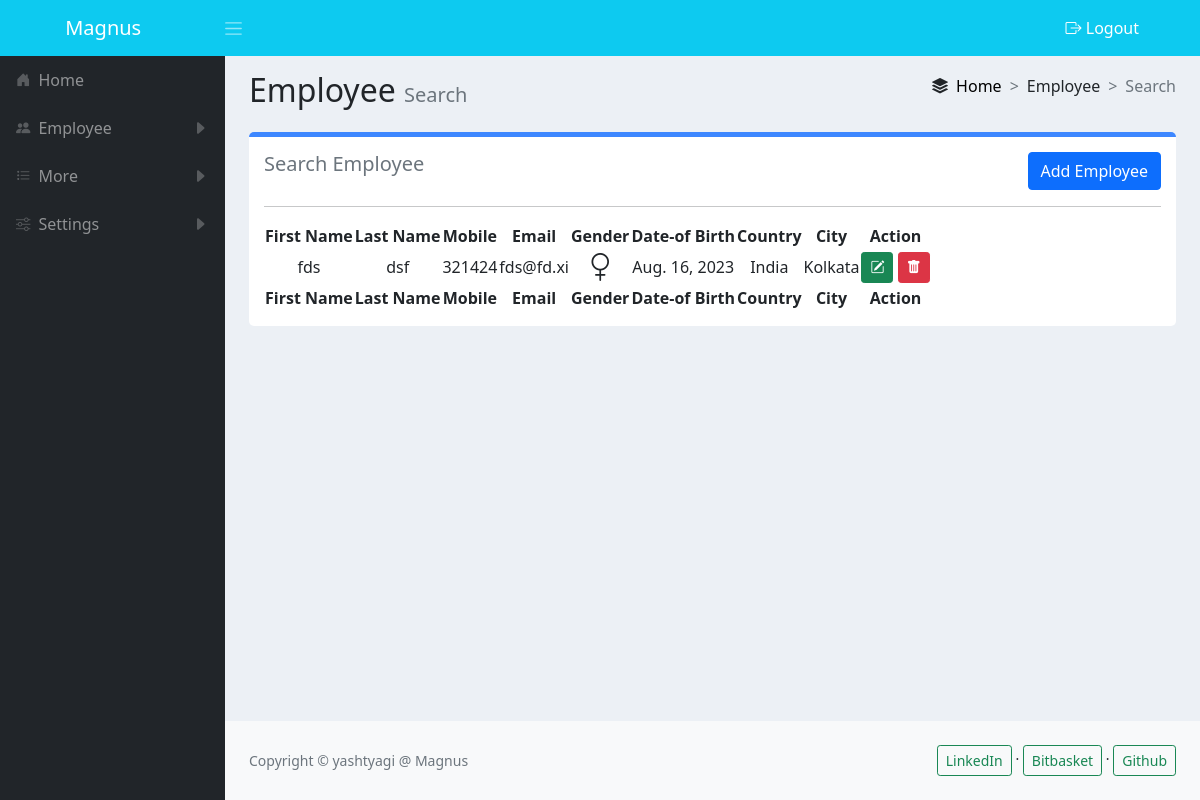
/Employee/search/ (signed in), run on an earlier commit of the app's database.
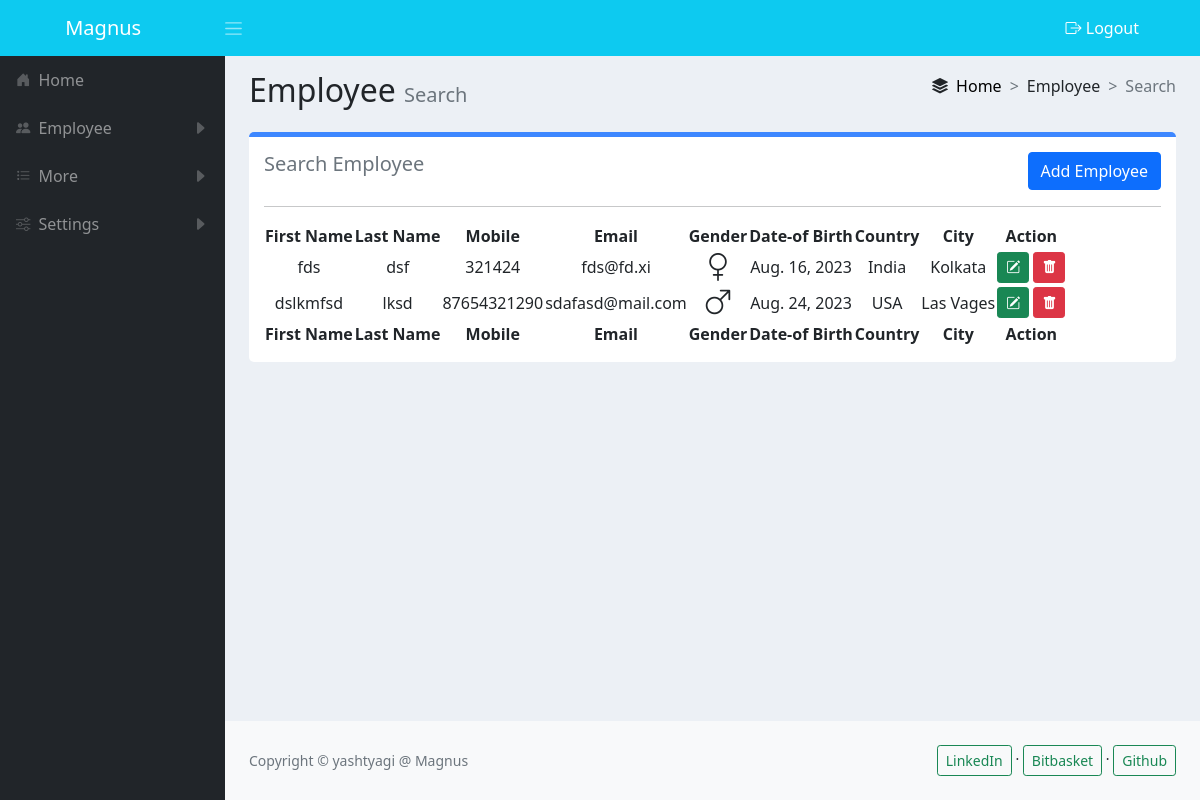
And on a later commit of the database.
### employee/models.py (models this page shows, shortened)
class Employee(models.Model):
    first_name = models.CharField(max_length=100)
    last_name = models.CharField(max_length=100)
    email = models.EmailField(max_length=250, unique=True)
    mobile = models.CharField(max_length=20, blank=True, null=True)
    DOB = models.DateField()
    GenderType = models.TextChoices("Gender", "Female Male")
    gender = models.CharField(choices=GenderType.choices, max_length=10, blank=True)
    address = models.CharField(max_length=500, null=True, blank=True)
    country = models.ForeignKey(Country, on_delete=models.SET_NULL, blank=True, null=True)
    city = models.ForeignKey(City, on_delete=models.SET_NULL, blank=True, null=True)
    skills = models.ManyToManyField(Skill, blank=True,)

class Country(models.Model):
    name = models.CharField(max_length=100, unique=True)
    def __str__(self):
        return self.name

class City(models.Model):
    country = models.ForeignKey(Country, on_delete=models.CASCADE)
    name = models.CharField(max_length=100, unique=True)
    def __str__(self):
        return self.name

### employee/views.py (the view)
# urls.py: path('search/', views.search_emp, name='search'),
@login_required(login_url="/")
def search_emp(request):
    employees = Employee.objects.all()
    context = {'Employees': employees}
    return render(request, 'employee/search.html', context)

### employee/templates/employee/search.html (shortened to what this page needs)
{% extends 'main.html'%}
{% block content%}
<div class="container">
    <div class="d-flex flex-row justify-content-between align-items-center">
        <div class="">
            <p class="h2">
                Employee
                <small class="text-muted h5">Search</small>
            </p>
        </div>
        <div class="">
            <nav style="--bs-breadcrumb-divider: '>';" aria-label="breadcrumb">
                <ol class="breadcrumb mb">
                    <i class="bi bi-stack">&ensp;</i>
                    <li class="breadcrumb-item"><a href="{% url 'home'%}">Home</a></li>
                    <li class="breadcrumb-item">Employee</li>
                    <li class="breadcrumb-item active" aria-current="page">Search</li>
                </ol>
            </nav>
        </div>
    </div>
    <div class="mainpage">
        <div>
            <div class="col-12 d-flex flex-row justify-content-between">
                <h5 class="text-muted">Search Employee </h5>
                <a class="btn btn-primary" href="{% url 'create' %}">Add Employee</a>
            </div>
            <hr>
            <div class="text-center">
                <table id="datatablesSimple">
                    <thead>
                        <tr>
                            <th>First Name</th>
                            <th>Last Name</th>
                            <th>Mobile</th>
                            <th>Email</th>
                            <th>Gender</th>
                            <th>Date-of Birth</th>
                            <th>Country</th>
                            <th>City</th>
                            <th>Action</th>
                        </tr>
                    </thead>
                    <tfoot>
                        <tr>
                            <th>First Name</th>
                            <th>Last Name</th>
                            <th>Mobile</th>
                            <th>Email</th>
                            <th>Gender</th>
                            <th>Date-of Birth</th>
                            <th>Country</th>
                            <th>City</th>
                            <th>Action</th>
                        </tr>
                    </tfoot>
                    <tbody>
                        {% for Employee in Employees%}
                        <tr>
                            <td>{{Employee.first_name}}</td>
                            <td>{{Employee.last_name}}</td>
                            <td>{{Employee.mobile}}</td>
                            <td>{{Employee.email}}</td>
                            {% if Employee.gender == "Male" %}
                                <td><i class="bi bi-gender-male h3"></i></td>
                                {% else %}
                                <td><i class="bi bi-gender-female h3"></i></td>
                            {% endif %}
                            <td>{{Employee.DOB}}</td>
                            <td>{{Employee.country}}</td>
                            <td>{{Employee.city}}</td>
                            <td>
                                <a href="{% url 'update' Employee.id %}" class="btn btn-success btn-sm"><i class="bi bi-pencil-square"></i></a>
                                <button type="button" class="btn btn-danger btn-sm deletebtn" value="{{Employee.id}}" data-bs-toggle="modal" data-bs-target="#staticBackdrop-{{Employee.id}}"><i class="bi bi-trash-fill"></i></button>
                            </td>
                        </tr>
                        {% endfor%}
                    </tbody>
                </table>
            </div>
        </div>
    </div>
</div>
{% endblock %}

### templates/main.html (shortened to what this page needs)
<!doctype html>
{% load static %}
<html lang="en">
  <head>
    <link href="https://cdn.jsdelivr.net/npm/simple-datatables@7.1.2/dist/style.min.css" rel="stylesheet" />
    <link href="{% static 'styles/main.css' %}" media="screen" rel="stylesheet" type="text/css">
    <link href="https://cdn.jsdelivr.net/npm/bootstrap@5.0.2/dist/css/bootstrap.min.css" rel="stylesheet"
>
    <link rel="stylesheet" href="https://cdn.jsdelivr.net/npm/bootstrap-icons@1.10.2/font/bootstrap-icons.css"
>
  </head>
  <body style="background-color: #ECF0F5;"">
    <nav class="sb-topnav navbar navbar-expand navbar-dark bg-info">
      <a class="navbar-brand text-center ps-3" href="index.html">Magnus</a>
      <div class="container-fluid">
        <button class="btn btn-link btn-sm order-1 order-lg-0 me-4 me-lg-0" id="sidebarToggle" href="#!"><i class="navbar-toggler-icon"></i></button>
        <div class="navbar-nav d-flex ms-auto ms-md-0 me-3 me-lg-4">
          <a class="btn btn-outline-info text-white"  href="{% url 'logout' %}"><i class="bi bi-box-arrow-right"></i>  Logout</a>
        </div>
      </div>
    </nav>
    <div id="layoutSidenav">
        <div id="layoutSidenav_nav">
            <nav class="sb-sidenav accordion sb-sidenav-dark" id="sidenavAccordion">
                <div class="sb-sidenav-menu">
                    <div class="nav ">
                        <a class="nav-link" href="{% url 'home' %}">
                            <div class="sb-nav-link-icon"><i class="bi bi-house-door-fill"></i></div>
                            Home
                        </a>
                        <a class="nav-link collapsed" href="#" data-bs-toggle="collapse" data-bs-target="#collapseEmployee" aria-expanded="false" aria-controls="collapseLayouts">
                            <div class="sb-nav-link-icon"><i class="bi bi-people-fill"></i></div>
                            Employee
                            <div class="sb-sidenav-collapse-arrow"><i class="bi bi-caret-down-fill"></i></div>
                        </a>
                        <a class="nav-link collapsed" href="#" data-bs-toggle="collapse" data-bs-target="#collapseMore" aria-expanded="false" aria-controls="collapsePages">
                            <div class="sb-nav-link-icon"><i class="bi bi-list-task"></i></div>
                            More
                            <div class="sb-sidenav-collapse-arrow"><i class="bi bi-caret-down-fill"></i></div>
                        </a>
                        <a class="nav-link collapsed" href="#" data-bs-toggle="collapse" data-bs-target="#collapseSettings" aria-expanded="false" aria-controls="collapseLayouts">
                          <div class="sb-nav-link-icon"><i class="bi bi-sliders"></i></div>
                          Settings
                          <div class="sb-sidenav-collapse-arrow"><i class="bi bi-caret-down-fill"></i></div>
                        </a>
                    </div>
                </div>
            </nav>
        </div>
        <div id="layoutSidenav_content">
            <main>
                {% block content%}
                {% endblock %}
            </main>
            <footer class="py-4 bg-light mt-auto">
                <div class="container-fluid px-4">
                    <div class="d-flex align-items-center justify-content-between small">
                        <div class="text-muted">Copyright &copy; yashtyagi @ Magnus</div>
                        <div>
                            <a href="#" class="btn btn-outline-success btn-sm">LinkedIn</a>
                            &middot;
                            <a href="#" class="btn btn-outline-success btn-sm">Bitbasket</a>
                            &middot;
                            <a href="#" class="btn btn-outline-success btn-sm">Github</a>
                        </div>
                    </div>
                </div>
            </footer>
        </div>
    </div>
  </body>
</html>

### templates/main.html (style rules this page uses)
.container { margin-top: 15px; }
a { text-decoration: none; color: black; }
.mainpage { border-top: 5px solid #3d87ff; margin-top: 15px; background-color: white; border-radius: 5px; padding: 15px; }

What changed in the data, as far as the page shows it:
added Employee: first_name "dslkmfsd", last_name "lksd", mobile "87654321290", email "sdafasd@mail.com", gender "Male" (drawn), DOB "Aug. 24, 2023", country "USA", city "Las Vages", {{ Employee.id }} 42 (drawn)
